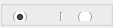
<?xml version="1.0" encoding="UTF-8"?>
<ui version="4.0">
 <class>Ui_ArcOptions</class>
 <widget class="QWidget" name="Ui_ArcOptions">
  <property name="geometry">
   <rect>
    <x>0</x>
    <y>0</y>
    <width>113</width>
    <height>28</height>
   </rect>
  </property>
  <property name="sizePolicy">
   <sizepolicy hsizetype="MinimumExpanding" vsizetype="MinimumExpanding">
    <horstretch>0</horstretch>
    <verstretch>0</verstretch>
   </sizepolicy>
  </property>
  <property name="minimumSize">
   <size>
    <width>113</width>
    <height>26</height>
   </size>
  </property>
  <property name="windowTitle">
   <string>Arc Options</string>
  </property>
  <widget class="QGroupBox" name="buttonGroup1">
   <property name="enabled">
    <bool>true</bool>
   </property>
   <property name="geometry">
    <rect>
     <x>0</x>
     <y>0</y>
     <width>113</width>
     <height>26</height>
    </rect>
   </property>
   <property name="sizePolicy">
    <sizepolicy hsizetype="MinimumExpanding" vsizetype="MinimumExpanding">
     <horstretch>0</horstretch>
     <verstretch>0</verstretch>
    </sizepolicy>
   </property>
   <property name="minimumSize">
    <size>
     <width>0</width>
     <height>26</height>
    </size>
   </property>
   <property name="title">
    <string/>
   </property>
   <property name="flat">
    <bool>true</bool>
   </property>
   <property name="lineWidth" stdset="0">
    <number>0</number>
   </property>
   <widget class="QWidget" name="layoutWidget">
    <property name="geometry">
     <rect>
      <x>2</x>
      <y>1</y>
      <width>119</width>
      <height>31</height>
     </rect>
    </property>
    <layout class="QHBoxLayout" name="horizontalLayout" stretch="1,1,1">
     <property name="spacing">
      <number>0</number>
     </property>
     <item>
      <widget class="QRadioButton" name="rbPos">
       <property name="sizePolicy">
        <sizepolicy hsizetype="Expanding" vsizetype="Expanding">
         <horstretch>0</horstretch>
         <verstretch>0</verstretch>
        </sizepolicy>
       </property>
       <property name="toolTip">
        <string>Counterclockwise</string>
       </property>
       <property name="text">
        <string/>
       </property>
       <property name="icon">
        <iconset resource="../../../res/extui/extui.qrc">
         <normaloff>:/extui/dirpos.png</normaloff>:/extui/dirpos.png</iconset>
       </property>
       <property name="checked">
        <bool>true</bool>
       </property>
      </widget>
     </item>
     <item>
      <widget class="Line" name="sep1">
       <property name="sizePolicy">
        <sizepolicy hsizetype="Minimum" vsizetype="Expanding">
         <horstretch>0</horstretch>
         <verstretch>0</verstretch>
        </sizepolicy>
       </property>
       <property name="minimumSize">
        <size>
         <width>3</width>
         <height>0</height>
        </size>
       </property>
       <property name="frameShape">
        <enum>QFrame::VLine</enum>
       </property>
       <property name="frameShadow">
        <enum>QFrame::Sunken</enum>
       </property>
      </widget>
     </item>
     <item>
      <widget class="QRadioButton" name="rbNeg">
       <property name="sizePolicy">
        <sizepolicy hsizetype="Expanding" vsizetype="Expanding">
         <horstretch>0</horstretch>
         <verstretch>0</verstretch>
        </sizepolicy>
       </property>
       <property name="toolTip">
        <string>Clockwise</string>
       </property>
       <property name="text">
        <string/>
       </property>
       <property name="icon">
        <iconset resource="../../../res/extui/extui.qrc">
         <normaloff>:/extui/dirneg.png</normaloff>:/extui/dirneg.png</iconset>
       </property>
       <property name="checkable">
        <bool>true</bool>
       </property>
      </widget>
     </item>
    </layout>
   </widget>
  </widget>
 </widget>
 <layoutdefault spacing="6" margin="11"/>
 <resources>
  <include location="../../../res/extui/extui.qrc"/>
 </resources>
 <connections/>
</ui>
